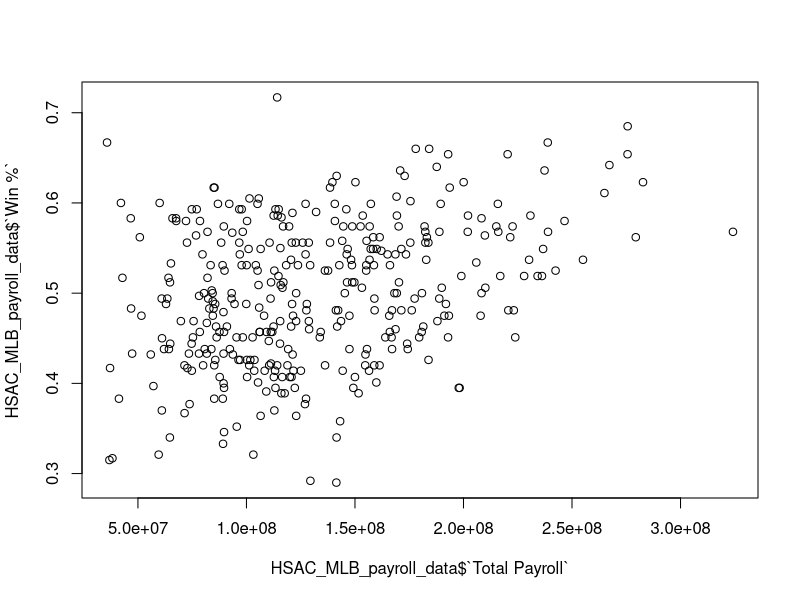
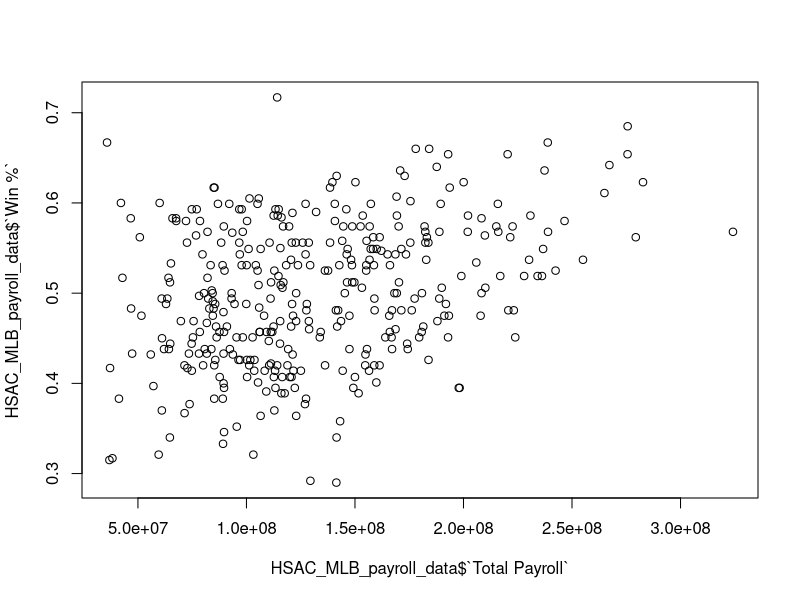
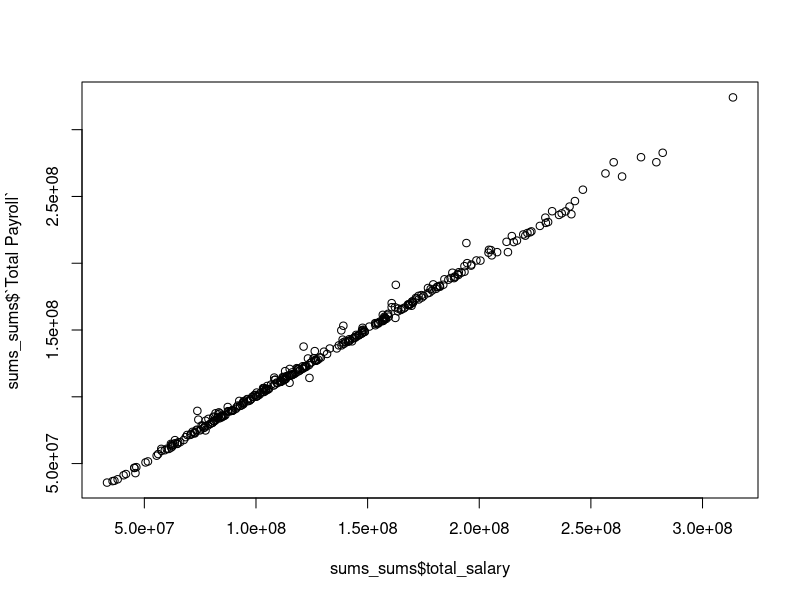
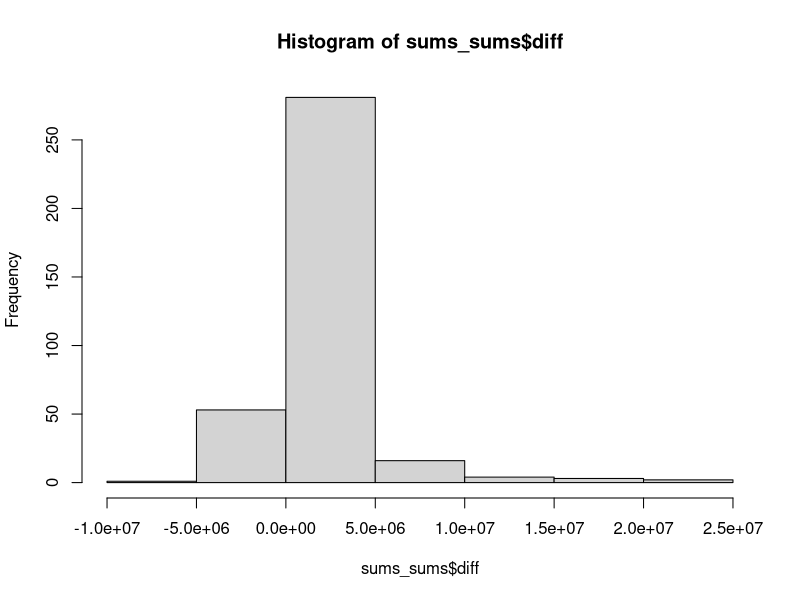
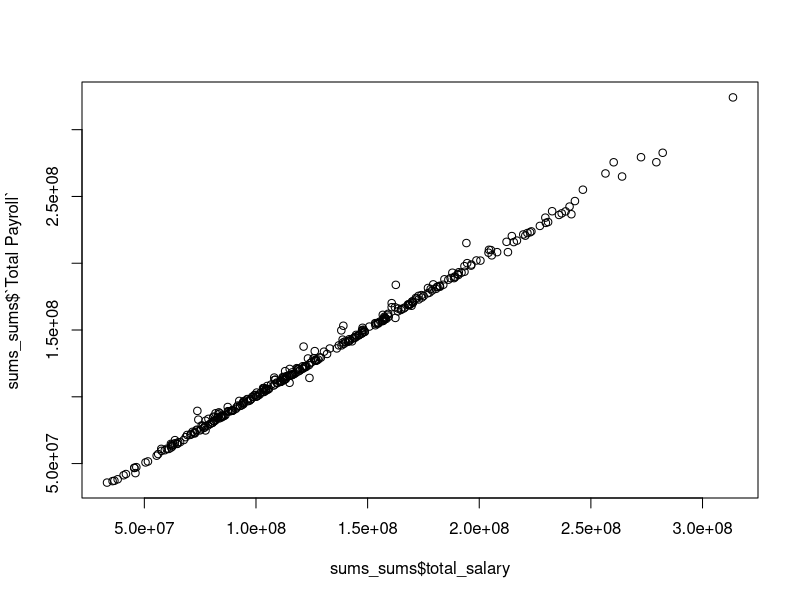

Source code (R) for these figures, in order: (Note: this script raises an error after producing the figures.)
## ---- chunk 1
library(tidyverse)
HSAC_MLB_payroll_data <- read_csv("HSAC - MLB payroll data.csv")

HSAC_MLB_payroll_data$`Total Payroll` <- sub('.', '', HSAC_MLB_payroll_data$`Total Payroll`)
HSAC_MLB_payroll_data$`Total Payroll` <- as.integer(gsub(',', '', HSAC_MLB_payroll_data$`Total Payroll`))

plot(HSAC_MLB_payroll_data$`Total Payroll`, HSAC_MLB_payroll_data$`Win %`)
summary(lm(HSAC_MLB_payroll_data$`Win %`~HSAC_MLB_payroll_data$`Total Payroll`))
plot(HSAC_MLB_payroll_data$`Total Payroll`, HSAC_MLB_payroll_data$`Win %`)
cor(HSAC_MLB_payroll_data$`Total Payroll`, HSAC_MLB_payroll_data$`Win %`, use="pairwise.complete.obs")

cor(HSAC_MLB_payroll_data$Rank, HSAC_MLB_payroll_data$`Win %`, use="pairwise.complete.obs")



## ---- chunk 2
mlb_players <- read_csv("MLB Player Salaries 10-24.csv")

mlb_players$`Adj. Salary` <- gsub('\\$', '', mlb_players$`Adj. Salary`)
mlb_players$`Adj. Salary` <- gsub(',', '', mlb_players$`Adj. Salary`)
mlb_players$`Adj. Salary` <- gsub('-', '0', mlb_players$`Adj. Salary`)

mlb_players$`Adj. Salary`<- as.integer(mlb_players$`Adj. Salary`)

team_sums <- mlb_players %>% 
  group_by(Team, Year) %>%
  summarise(total_salary=sum(`Adj. Salary`))


HSAC_MLB_payroll_data$Team <- gsub("St. Louis Cardinals", "St Louis Cardinals", HSAC_MLB_payroll_data$Team)
HSAC_MLB_payroll_data$Team <- gsub("Cleveland Indians", "Cleveland Guardians", HSAC_MLB_payroll_data$Team)
HSAC_MLB_payroll_data$Team <- gsub("Florida Marlins", "Miami Marlins", HSAC_MLB_payroll_data$Team)


sums_sums <- merge(team_sums, HSAC_MLB_payroll_data, by = c("Team", "Year"), all = TRUE)

plot(sums_sums$total_salary, sums_sums$`Total Payroll`)
sums_sums$diff <- sums_sums$`Total Payroll` - sums_sums$total_salary

#sums_sums <- sums_sums[-c(169), ]
hist(sums_sums$diff)
plot(sums_sums$total_salary, sums_sums$`Total Payroll`)

mlb_players$hhi_i <- 0

for(i in 1:31297) {
  team <- mlb_players[[i, 14]]
  year <- mlb_players[[i, 13]]
  mlb_players[i, 17] <- (mlb_players[[i, 10]] / team_sums[team_sums$Team == team & team_sums$Year == year, 3]) ^ 2
  
}

hhi_sums <- mlb_players %>% 
  group_by(Team, Year) %>%
  summarise(hhi=sum(hhi_i))


